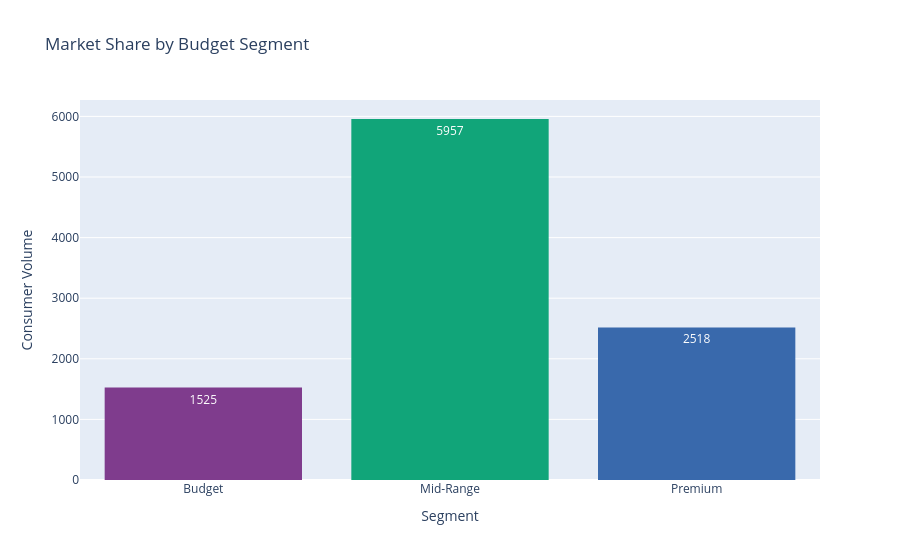

This figure's notebook cell:
### Markdown cell above
### 📊 Interactive Exploratory Data Analysis (EDA)
How are our consumers distributed across different price and specification segments?

### Code cell
fig = px.histogram(df, x='Budget_Segment', color='Budget_Segment', 
                   title='Market Share by Budget Segment',
                   color_discrete_sequence=px.colors.qualitative.Bold,
                   text_auto=True)
fig.update_layout(showlegend=False, xaxis_title="Segment", yaxis_title="Consumer Volume")
fig.show()

### Figure 1 — Plotly figure (JSON) as saved in the notebook; plotly's stock layout.template omitted (floating-point values rounded to 4 significant figures; data arrays with more than 128 entries replaced by an {"elided": "..."} marker saying what was removed)
{"data": [{"bingroup": "x", "hovertemplate": "Budget_Segment=%{x}<br>count=%{y}<extra></extra>", "legendgroup": "Budget", "marker": {"color": "rgb(127, 60, 141)", "pattern": {"shape": ""}}, "name": "Budget", "orientation": "v", "showlegend": true, "texttemplate": "%{value}", "type": "histogram", "x": {"elided": "1525 str values"}, "xaxis": "x", "yaxis": "y"}, {"bingroup": "x", "hovertemplate": "Budget_Segment=%{x}<br>count=%{y}<extra></extra>", "legendgroup": "Mid-Range", "marker": {"color": "rgb(17, 165, 121)", "pattern": {"shape": ""}}, "name": "Mid-Range", "orientation": "v", "showlegend": true, "texttemplate": "%{value}", "type": "histogram", "x": {"elided": "5957 str values"}, "xaxis": "x", "yaxis": "y"}, {"bingroup": "x", "hovertemplate": "Budget_Segment=%{x}<br>count=%{y}<extra></extra>", "legendgroup": "Premium", "marker": {"color": "rgb(57, 105, 172)", "pattern": {"shape": ""}}, "name": "Premium", "orientation": "v", "showlegend": true, "texttemplate": "%{value}", "type": "histogram", "x": {"elided": "2518 str values"}, "xaxis": "x", "yaxis": "y"}], "layout": {"barmode": "relative", "legend": {"title": {"text": "Budget_Segment"}, "tracegroupgap": 0}, "showlegend": false, "title": {"text": "Market Share by Budget Segment"}, "xaxis": {"anchor": "y", "categoryarray": ["Budget", "Mid-Range", "Premium"], "categoryorder": "array", "domain": [0, 1], "title": {"text": "Segment"}}, "yaxis": {"anchor": "x", "domain": [0, 1], "title": {"text": "Consumer Volume"}}}}
